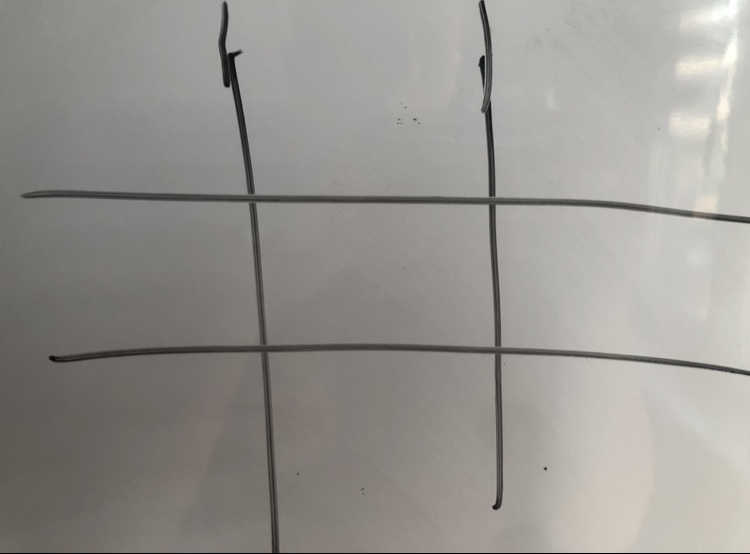
#> input picture img/1.jpg, 750 x 554 px, given in place of the camera
$ python dominik_board_detection.py
#> lines starting #> are read from the running program, lines starting #| are printed output that depends on the picture; after the words box and inside, x2 and y2 are one past the last pixel; in counts of white or black regions, pixels touching at a corner belong together
#> further down, img is the input picture: shape (554, 750, 3); mean B, G, R 143.3, 148.1, 150.6
import cv2
import numpy as np

def preprocess(img):
    gray = cv2.cvtColor(img, cv2.COLOR_RGB2GRAY)
    ret, gray = cv2.threshold(gray, 80, 230, cv2.THRESH_BINARY)
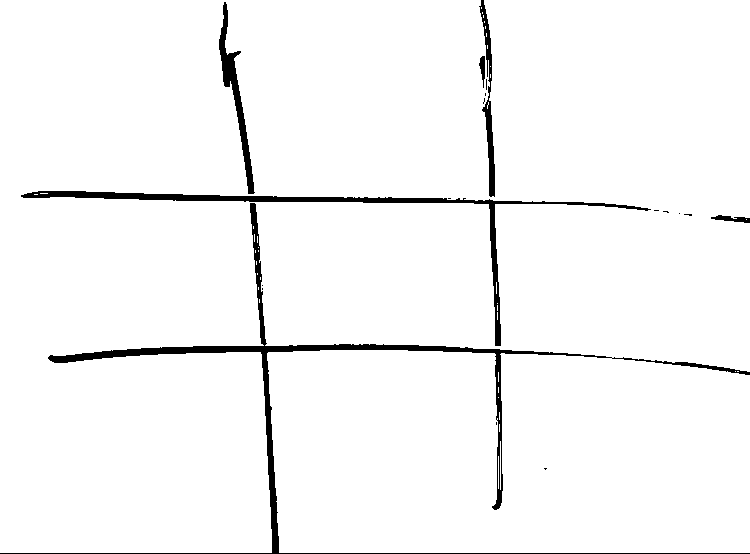
#> gray: shape (554, 750); values 0 (black) and 230 (white), 96.8% white; 18 black regions (12 under 20 px), largest, box (x1, y1, x2, y2) and area: (0, 203, 750, 554) 6712, (21, 191, 651, 346) 3705, (219, 2, 255, 194) 1449, (479, 0, 495, 197) 978, (711, 215, 750, 223) 167, (479, 56, 485, 88) 110

    # blur = cv2.GaussianBlur(gray, (5, 5), 0)
    # blur = cv2.bilateralFilter(gray,9,75,75)
    blur = gray

    edges = cv2.Canny(blur, 40, 170)
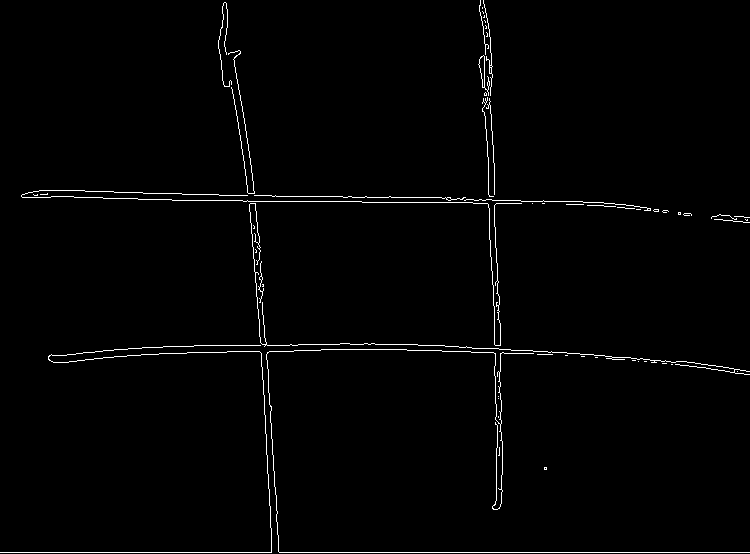
#> edges: shape (554, 750); 1.4% white in thin lines or dots
    dillated_edges = cv2.dilate(edges.copy(), None, iterations = 5)
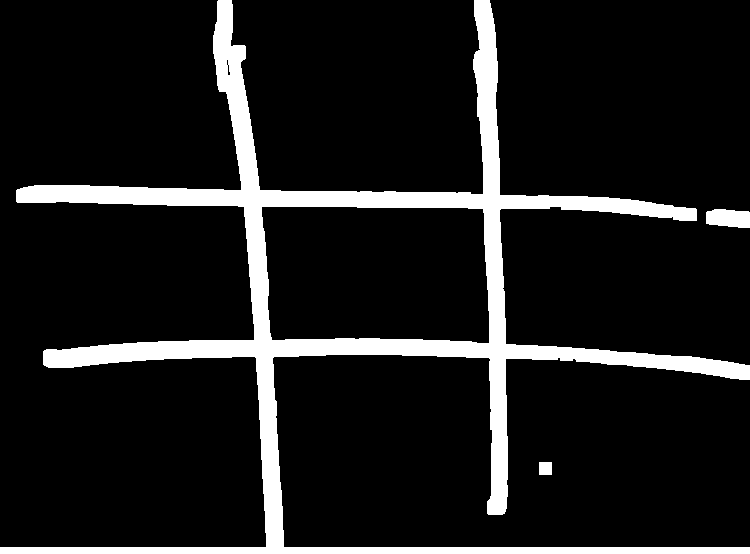
#> dillated_edges: shape (554, 750); 11.3% white; 3 white regions, box (x1, y1, x2, y2) and area: (0, 0, 750, 554) 45896, (706, 209, 750, 228) 712, (539, 462, 552, 475) 169
    dillated_edges = cv2.morphologyEx(dillated_edges, cv2.MORPH_CLOSE, np.ones((8,8),np.uint8))
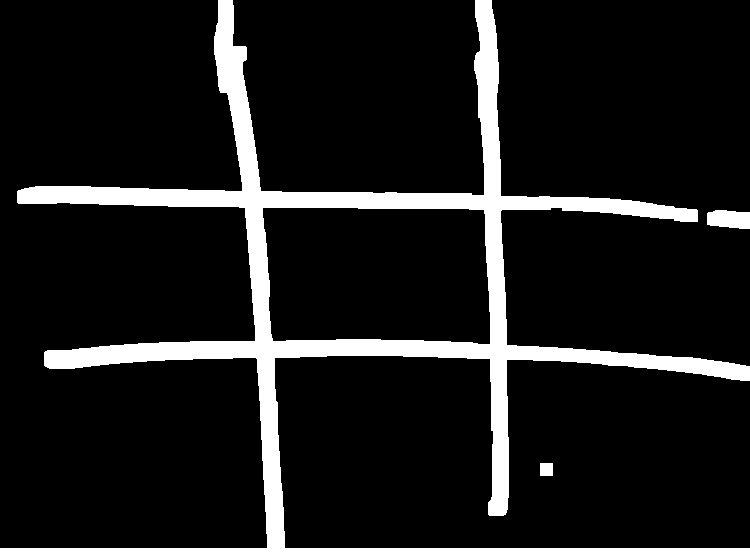
#> dillated_edges: shape (554, 750); 11.1% white; 3 white regions

    return dillated_edges


def find_circle(processed_img, prev_circles):
    rows = processed_img.shape[0]
    circles = cv2.HoughCircles(processed_img, cv2.HOUGH_GRADIENT, 1, rows/8, param1=100, param2=30,minRadius=10, maxRadius=100)

    if circles is not None:
        circles = np.uint16(np.around(circles))
        return circles

    return prev_circles


def print_cricles(img, circles):
    if circles is not None:
        for i in circles[0, :]:
            center = (i[0], i[1])
            radius = 30
            cv2.circle(img, center, radius, (187, 206, 125), 3)


# [47 lines left out: function circle_position, not called in this run]


def find_print_contour(src, dst, prev_contour):
    contours, _ = cv2.findContours(src, cv2.RETR_LIST, cv2.CHAIN_APPROX_NONE)
#> contours = 4 contours; box (x1, y1, x2, y2) and area: (0, 0, 750, 554) 71388, (262, 207, 491, 345) 29260, (707, 210, 750, 229) 640, (540, 463, 553, 476) 144

    for c in contours:
        accuracy = 0.01 * cv2.arcLength(c, True)
        approx = cv2.approxPolyDP(c, accuracy, True)

        if len(approx) == 4 and cv2.contourArea(approx) > 15000:
            cv2.drawContours(dst, [approx], -1, (120,255,155), 10)
            return approx
#> this loop made 3 passes
#> (accuracy, approx) on passes 1, 3: (0.48, [[540, 463], [540, 475], [552, 475], [552, 463]]), (7.18, [[262, 208], [483, 209], [490, 343], [273, 341]])
#> accuracy on pass 2: 1.15

    if prev_contour is not None:
        cv2.drawContours(dst, [prev_contour], -1, (150,255,155), 3)
        return prev_contour


# [14 lines left out: function grid_print, not called in this run]


# main
vid = cv2.VideoCapture(0)

contour = None
circles = None

grid = None


while True:
    ret, img = vid.read()
    edges = preprocess(img)

    contour = find_print_contour(edges, img, contour)
#> contour = [[262, 208], [483, 209], [490, 343], [273, 341]]

    circles = find_circle(edges, circles)
#> in find_circle, `circles = cv2.HoughCircles(processed_img, cv2.HOUGH_GRADIENT, 1, rows/..`: circles = None
    print_cricles(img, circles)

    k = cv2.waitKey(50)
#> (key q is pressed here)

    if k & 0xFF == ord('q'):
        if grid is not None:
            print(grid)
        break

    if grid is not None:
        grid_print(img, grid, contour)

    if k & 0xFF == ord('\r'):
        grid = circle_position(circles, contour)
        print(grid)

    if k & 0xFF == ord('r'): #reset
        grid = None
        circles = None
        contour = None

    cv2.imshow('image', img)
    cv2.imshow('edges', edges)

vid.release()
cv2.destroyAllWindows()

$ run again, on img/2.jpg
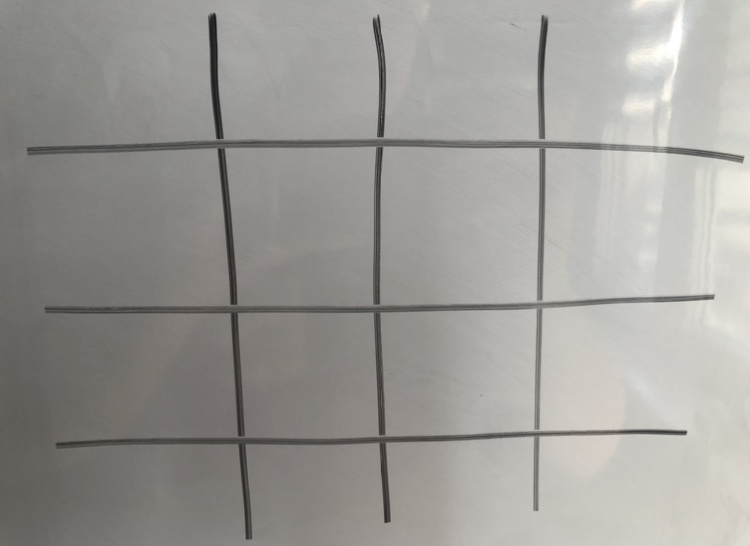
#> input picture img/2.jpg, 750 x 546 px, given in place of the camera
#> img is the input picture: shape (546, 750, 3); mean B, G, R 151.1, 155, 156.9
#> in preprocess, `ret, gray = cv2.threshold(gray, 80, 230, cv2.THRESH_BINARY)`:
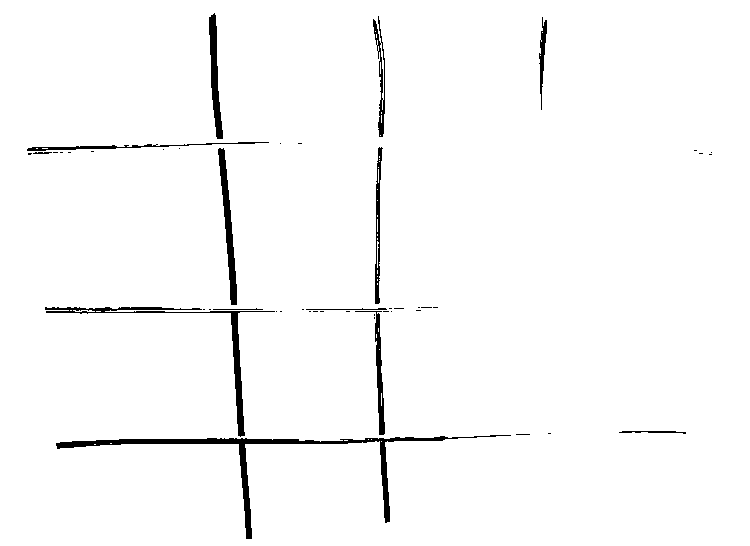
#> gray: shape (546, 750); values 0 (black) and 230 (white), 97.8% white; 47 black regions (34 under 20 px), largest, box (x1, y1, x2, y2) and area: (56, 435, 511, 539) 2897, (45, 307, 275, 437) 1506, (218, 148, 237, 305) 1038
#> edges: shape (546, 750); 1.2% white in thin lines or dots, all inside (x1, y1, x2, y2) = (27, 13, 713, 539)
#> in preprocess, `dillated_edges = cv2.morphologyEx(dillated_edges, cv2.MORPH_CLOSE, np...`:
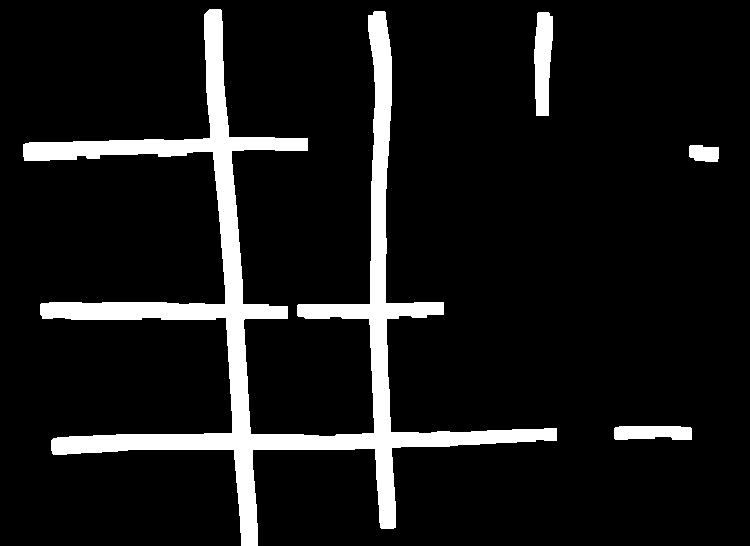
#> dillated_edges: shape (546, 750); 9.4% white; 4 white regions
#> contours = 4 contours; box (x1, y1, x2, y2) and area: (23, 9, 557, 546) 33290, (534, 12, 553, 116) 1468, (614, 426, 692, 440) 906, (689, 145, 719, 162) 398
#> the loop in find_print_contour, `for c in contours:` made 4 passes
#> accuracy on passes 1 to 4: 1.81, 0.859, 2.35, 44.02
#> circles = None

$ run again, on img/3.jpg
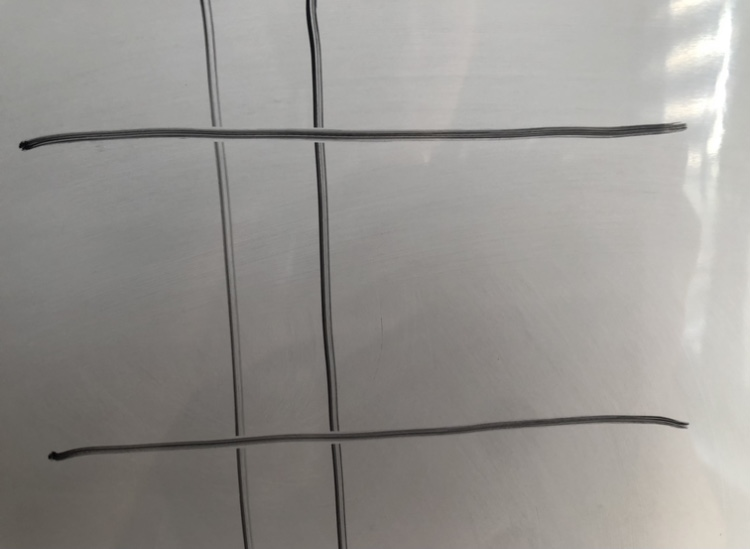
#> input picture img/3.jpg, 750 x 549 px, given in place of the camera
#> img is the input picture: shape (549, 750, 3); mean B, G, R 144.4, 148, 150.4
#> in preprocess, `ret, gray = cv2.threshold(gray, 80, 230, cv2.THRESH_BINARY)`:
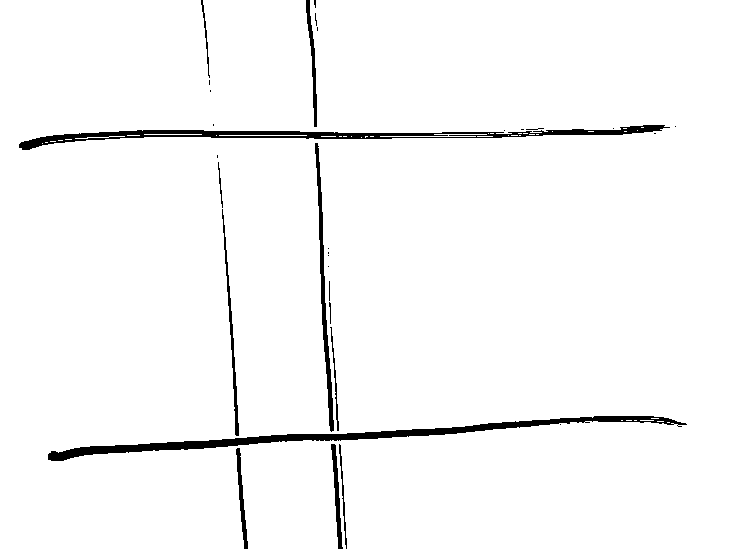
#> gray: shape (549, 750); values 0 (black) and 230 (white), 97.2% white; 31 black regions (18 under 20 px), largest, box (x1, y1, x2, y2) and area: (48, 416, 687, 461) 4231, (19, 125, 670, 150) 3618, (315, 143, 334, 432) 1162
#> edges: shape (549, 750); 1.3% white in thin lines or dots, all inside (x1, y1, x2, y2) = (18, 0, 687, 549)
#> contours = 3 contours; box (x1, y1, x2, y2) and area: (14, 0, 693, 549) 60950, (224, 142, 325, 433) 23567, (196, 0, 218, 98) 1242
#> the loop in find_print_contour, `for c in contours:` made 1 pass
#> (accuracy, approx) on pass 1: (7.55, [[225, 142], [310, 145], [323, 429], [244, 431]])
#> after the loop in find_print_contour, `for c in contours:`:
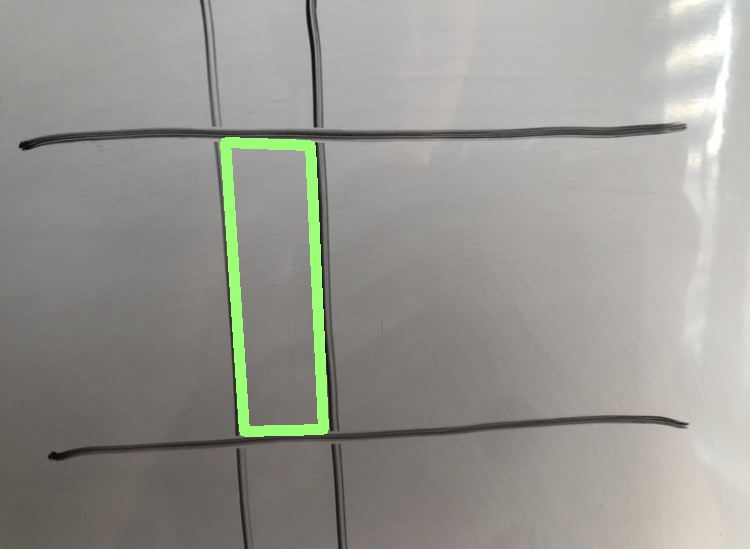
#> dst: shape (549, 750, 3); mean B, G, R 144.4, 150.5, 151
#> contour = [[225, 142], [310, 145], [323, 429], [244, 431]]
#> circles = None
